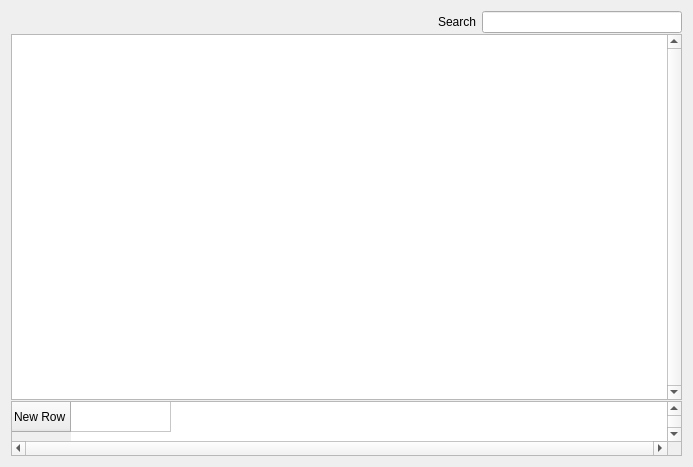
<?xml version="1.0" encoding="UTF-8"?>
<ui version="4.0">
 <class>CGridWidget</class>
 <widget class="QWidget" name="CGridWidget">
  <property name="geometry">
   <rect>
    <x>0</x>
    <y>0</y>
    <width>693</width>
    <height>467</height>
   </rect>
  </property>
  <property name="windowTitle">
   <string>Form</string>
  </property>
  <layout class="QVBoxLayout" name="verticalLayout">
   <property name="spacing">
    <number>1</number>
   </property>
   <item>
    <widget class="QWidget" name="widget" native="true">
     <layout class="QHBoxLayout" name="horizontalLayout">
      <property name="leftMargin">
       <number>0</number>
      </property>
      <property name="topMargin">
       <number>0</number>
      </property>
      <property name="rightMargin">
       <number>0</number>
      </property>
      <property name="bottomMargin">
       <number>0</number>
      </property>
      <item>
       <spacer name="horizontalSpacer">
        <property name="orientation">
         <enum>Qt::Horizontal</enum>
        </property>
        <property name="sizeHint" stdset="0">
         <size>
          <width>427</width>
          <height>20</height>
         </size>
        </property>
       </spacer>
      </item>
      <item>
       <widget class="QLabel" name="label">
        <property name="text">
         <string>Search</string>
        </property>
       </widget>
      </item>
      <item>
       <widget class="QLineEdit" name="leQuickSearch">
        <property name="maximumSize">
         <size>
          <width>200</width>
          <height>16777215</height>
         </size>
        </property>
       </widget>
      </item>
     </layout>
    </widget>
   </item>
   <item>
    <widget class="QTableView" name="tblData">
     <property name="sizePolicy">
      <sizepolicy hsizetype="Expanding" vsizetype="Expanding">
       <horstretch>0</horstretch>
       <verstretch>2</verstretch>
      </sizepolicy>
     </property>
     <property name="verticalScrollBarPolicy">
      <enum>Qt::ScrollBarAlwaysOn</enum>
     </property>
     <property name="horizontalScrollBarPolicy">
      <enum>Qt::ScrollBarAlwaysOff</enum>
     </property>
    </widget>
   </item>
   <item>
    <widget class="QTableWidget" name="tblTotal">
     <property name="sizePolicy">
      <sizepolicy hsizetype="Expanding" vsizetype="Expanding">
       <horstretch>0</horstretch>
       <verstretch>1</verstretch>
      </sizepolicy>
     </property>
     <property name="maximumSize">
      <size>
       <width>16777215</width>
       <height>55</height>
      </size>
     </property>
     <property name="verticalScrollBarPolicy">
      <enum>Qt::ScrollBarAlwaysOn</enum>
     </property>
     <property name="horizontalScrollBarPolicy">
      <enum>Qt::ScrollBarAlwaysOn</enum>
     </property>
     <property name="editTriggers">
      <set>QAbstractItemView::NoEditTriggers</set>
     </property>
     <property name="selectionMode">
      <enum>QAbstractItemView::NoSelection</enum>
     </property>
     <attribute name="horizontalHeaderVisible">
      <bool>false</bool>
     </attribute>
     <row>
      <property name="text">
       <string>New Row</string>
      </property>
     </row>
     <column>
      <property name="text">
       <string>New Column</string>
      </property>
     </column>
    </widget>
   </item>
  </layout>
 </widget>
 <resources/>
 <connections/>
</ui>
